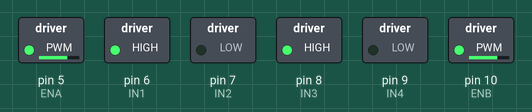
This sketch was run on a simulated Arduino Uno, built with avr-gcc and run on an emulated ATmega328P. Parts: switched loads named in the sketch (green lamp = pin HIGH).

Above: at 0.1 s.
Timing chart, 0 to 1.6 s (numbered marks = the images above):
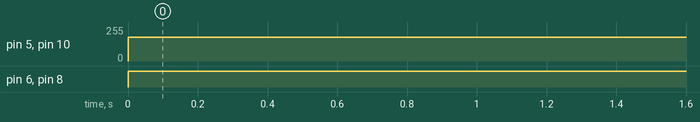

Measured:
- by itself, pin 5 (ENA), pin 10 (ENB): 0/255 → 180/255 at 0.00 s
- by itself, pin 6 (IN1), pin 8 (IN3): LOW → HIGH at 0.00 s

The sketch:

PwmMotors.ino
```cpp
// Golden test sketch: two motors on an L298N with their speed set by analogWrite on ENA and ENB, the
// common way to wire it (the owner's first own robot, 2026-09-25). ENA is on D5 (Timer0, OC0B), ENB on D10
// (Timer1, OC1B), so both kinds of timer drive a PWM pin.
#define ENA 5
#define IN1 6
#define IN2 7

#define IN3 8
#define IN4 9
#define ENB 10

int motorSpeed = 180;

void setup() {
  pinMode(ENA, OUTPUT);
  pinMode(IN1, OUTPUT);
  pinMode(IN2, OUTPUT);

  pinMode(IN3, OUTPUT);
  pinMode(IN4, OUTPUT);
  pinMode(ENB, OUTPUT);
}

void loop() {
  // Left motor forward
  digitalWrite(IN1, HIGH);
  digitalWrite(IN2, LOW);

  // Right motor forward
  digitalWrite(IN3, HIGH);
  digitalWrite(IN4, LOW);

  // Motor speed
  analogWrite(ENA, motorSpeed);
  analogWrite(ENB, motorSpeed);
}
```
